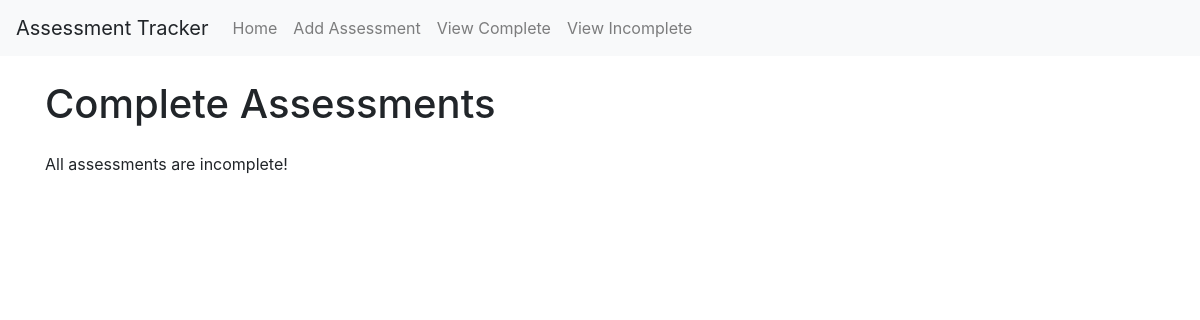
Page /view_complete on the earlier database version.
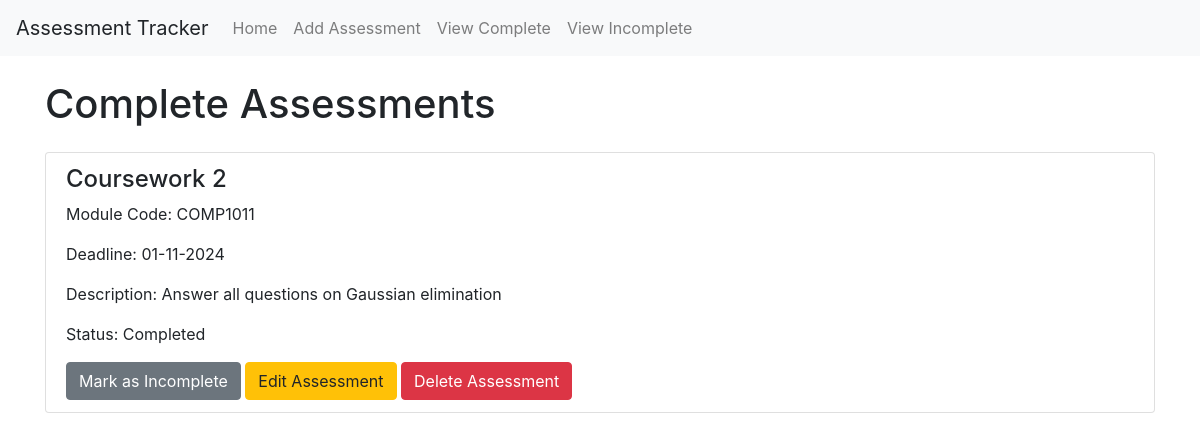
Same page on the later database version.
### app/models.py (models this page shows)
class Assessment(db.Model):
    id = db.Column(db.Integer, primary_key=True)
    title = db.Column(db.String(100), nullable=False)
    module_code = db.Column(db.String(100), nullable=False)
    deadline = db.Column(db.DateTime, nullable=False)
    description = db.Column(db.Text, nullable=False)
    completed = db.Column(db.Boolean, default=False)

### app/views.py (the view)
@app.route('/view_complete')
def view_complete():
    complete_assessments = Assessment.query.filter_by(completed=True).all()
    return render_template('complete.html', assessments=complete_assessments)

### app/templates/complete.html (shortened to what this page needs)
{% extends "base.html" %}
{% block content %}
    <h1 class="my-4">Complete Assessments</h1>
    {% if assessments %}
        <ul class="list-group">
            {% for assessment in assessments %}
                <li class="list-group-item">
                    <h4>{{ assessment.title }}</h4>
                    <p>Module Code: {{ assessment.module_code }}</p>
                    <p>Deadline: {{ assessment.deadline.strftime('%d-%m-%Y') }}</p>
                    <p>Description: {{ assessment.description }}</p>
                    <p>Status: Completed</p>
                    <form action="{{ url_for('incomplete_button', id=assessment.id) }}" method="post" style="display:inline;">
                        <button type="submit" class="btn btn-secondary">Mark as Incomplete</button>
                    </form>
                    <a href="{{ url_for('edit_assessment', id=assessment.id) }}" class="btn btn-warning">Edit Assessment</a>
                    <a href="{{ url_for('delete_assessment', id=assessment.id) }}" class="btn btn-danger">Delete Assessment</a>
                </li>
            {% endfor %}
        </ul>
    {% else %}
        <p>All assessments are incomplete!</p>
    {% endif %}
{% endblock %}

Differences in the rows shown:
now on this page (row edited): Assessment: title "Coursework 2", module_code "COMP1011", deadline "01-11-2024", description "Answer all questions on Gaussian elimination"
Other differences:
text no longer shown: "All assessments are incomplete!"
